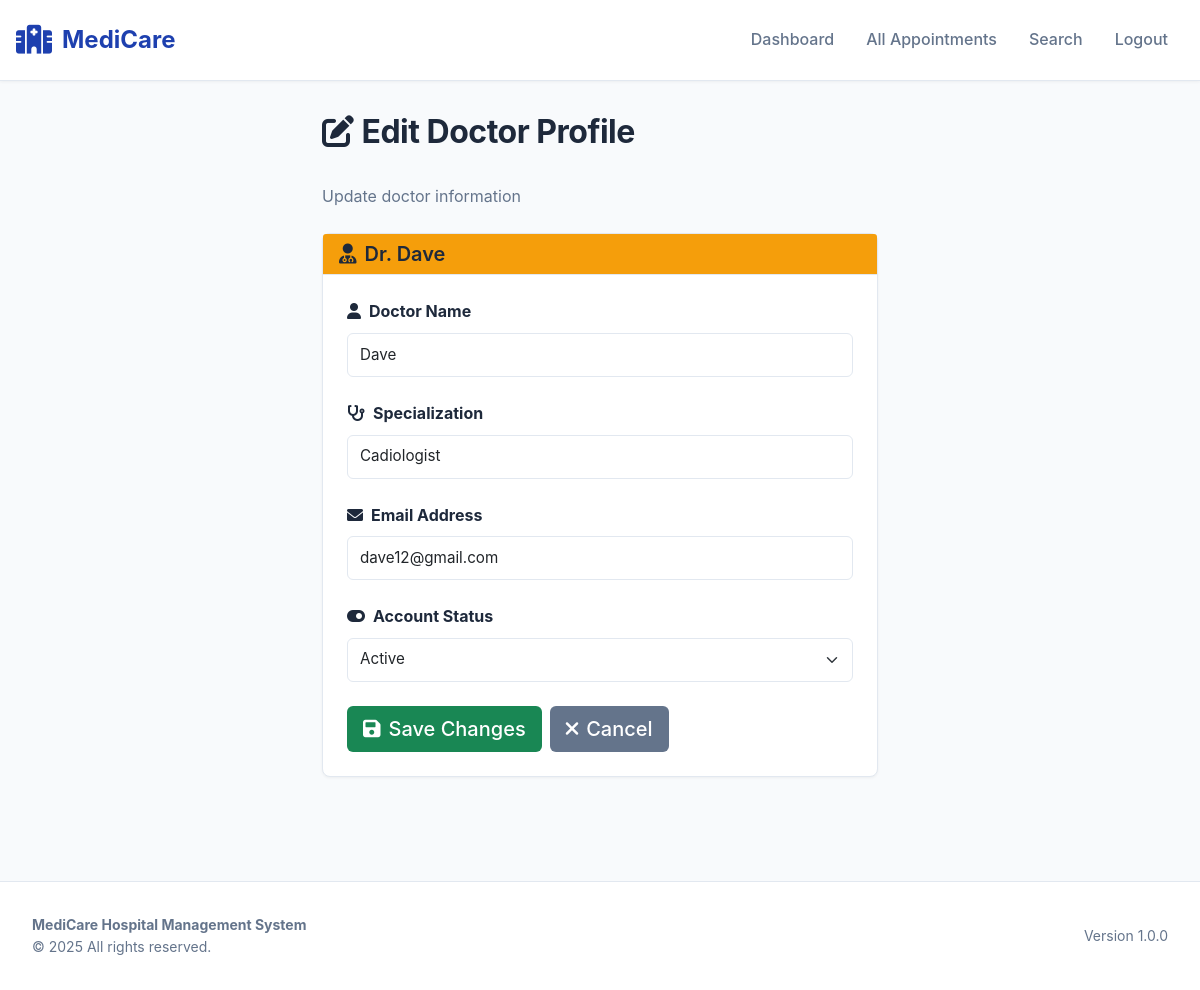
The page /admin/doctor/edit/1 on the database its author committed.
### application/models.py (models this page shows)
class Doctors(db.Model):
    id = db.Column(db.Integer, primary_key=True)
    name = db.Column(db.String(80), nullable = False)
    specialization = db.Column(db.String(100), nullable = False)
    email = db.Column(db.String(100), unique = True, nullable = False)
    password = db.Column(db.String(20), nullable = False)
    is_active = db.Column(db.Boolean, default=True, nullable=False)
    requests = db.relationship('Appointment', backref='doctor', lazy=True)
    slots = db.relationship('Slot', backref='doctor', lazy=True)

### application/controllers.py (the view, shortened to what this page needs)
@app.route('/admin/doctor/edit/<int:doctor_id>', methods=['GET', 'POST'])
def admin_edit_doctor(doctor_id):
    doc = Doctors.query.get(doctor_id)
    if not doc:
        return redirect('/admin')
    return render_template('admin_edit_doctor.html', doctor=doc)

### templates/admin_edit_doctor.html (shortened to what this page needs)
{% extends "base.html" %}
{% block nav_items %}
    <li class="nav-item">
        <a class="nav-link" href="/admin">Dashboard</a>
    </li>
    <li class="nav-item">
        <a class="nav-link" href="/admin/appointments">All Appointments</a>
    </li>
    <li class="nav-item">
        <a class="nav-link" href="/admin/search">Search</a>
    </li>
    <li class="nav-item">
        <a class="nav-link" href="/logout">Logout</a>
    </li>
{% endblock %}
{% block content %}
<div class="row">
    <div class="col-lg-6 mx-auto">
        <h1 class="page-title">
            <i class="fas fa-edit me-2"></i>Edit Doctor Profile
        </h1>
        <p class="text-muted mb-4">Update doctor information</p>
        <div class="card">
            <div class="card-header bg-warning text-dark">
                <h5 class="mb-0">
                    <i class="fas fa-user-md me-2"></i>Dr. {{ doctor.name }}
                </h5>
            </div>
            <div class="card-body p-4">
                <form method="post">
                    <div class="mb-4">
                        <label for="name" class="form-label">
                            <i class="fas fa-user me-2"></i><strong>Doctor Name</strong>
                        </label>
                        <input
                            type="text"
                            class="form-control form-control-lg"
                            id="name"
                            name="name"
                            value="{{ doctor.name }}"
                            required
                        >
                    </div>
                    <div class="mb-4">
                        <label for="specialization" class="form-label">
                            <i class="fas fa-stethoscope me-2"></i><strong>Specialization</strong>
                        </label>
                        <input
                            type="text"
                            class="form-control form-control-lg"
                            id="specialization"
                            name="specialization"
                            value="{{ doctor.specialization }}"
                            placeholder="e.g., Cardiology, Orthopedics"
                            required
                        >
                    </div>
                    <div class="mb-4">
                        <label for="email" class="form-label">
                            <i class="fas fa-envelope me-2"></i><strong>Email Address</strong>
                        </label>
                        <input
                            type="email"
                            class="form-control form-control-lg"
                            id="email"
                            name="email"
                            value="{{ doctor.email }}"
                            required
                        >
                    </div>
                    <div class="mb-4">
                        <label for="is_active" class="form-label">
                            <i class="fas fa-toggle-on me-2"></i><strong>Account Status</strong>
                        </label>
                        <select class="form-select form-select-lg" id="is_active" name="is_active">
                            <option value="1" {% if doctor.is_active %}selected{% endif %}>
                                <i class="fas fa-check-circle"></i> Active
                            </option>
                        </select>
                    </div>
                    <div class="d-flex gap-2">
                        <button type="submit" class="btn btn-success btn-lg">
                            <i class="fas fa-save me-2"></i>Save Changes
                        </button>
                        <a href="/admin" class="btn btn-secondary btn-lg">
                            <i class="fas fa-times me-2"></i>Cancel
                        </a>
                    </div>
                </form>
            </div>
        </div>
    </div>
</div>
{% endblock %}

### templates/base.html (style rules this page uses)
:root { --primary: #1e40af; --primary-dark: #1e3a8a; --primary-light: #3b82f6; --secondary: #64748b; --success: #10b981; --warning: #f59e0b; --danger: #ef4444; --light-bg: #f8fafc; --border-color: #e2e8f0; --text-primary: #1e293b; --text-secondary: #64748b; }
* { margin: 0; padding: 0; box-sizing: border-box; }
body { background-color: var(--light-bg); color: var(--text-primary); font-family: -apple-system, BlinkMacSystemFont, 'Segoe UI', Roboto, 'Helvetica Neue', Arial, sans-serif; line-height: 1.6; }
.nav-link { color: var(--text-secondary) !important; font-weight: 500; margin: 0 8px; transition: color 0.2s ease; }
.page-title { font-size: 2rem; font-weight: 700; color: var(--text-primary); margin-bottom: 2rem; letter-spacing: -0.5px; }
h1, h2, h3, h4, h5, h6 { color: var(--text-primary); font-weight: 600; }
.text-muted { color: var(--text-secondary) !important; }
.card { border: 1px solid var(--border-color); border-radius: 8px; box-shadow: 0 1px 3px rgba(0, 0, 0, 0.05); transition: all 0.2s ease; margin-bottom: 1.5rem; }
.card-header { background: var(--light-bg); border-bottom: 1px solid var(--border-color); font-weight: 600; color: var(--text-primary); }
.card-header.bg-warning { background: var(--warning) !important; color: white !important; }
.card-body { padding: 1.5rem; }
.btn { border-radius: 6px; font-weight: 500; padding: 0.5rem 1rem; transition: all 0.2s ease; border: none; }
.btn-secondary { background: var(--secondary); color: white; }
.form-control, .form-select { border: 1px solid var(--border-color); border-radius: 6px; padding: 0.6rem 0.75rem; font-size: 0.95rem; transition: all 0.2s ease; }
.form-label { font-weight: 500; color: var(--text-primary); margin-bottom: 0.5rem; }

### rows shown on the page
Doctors: name "Dave", specialization "Cadiologist", email "dave12@gmail.com", is_active "Active"
